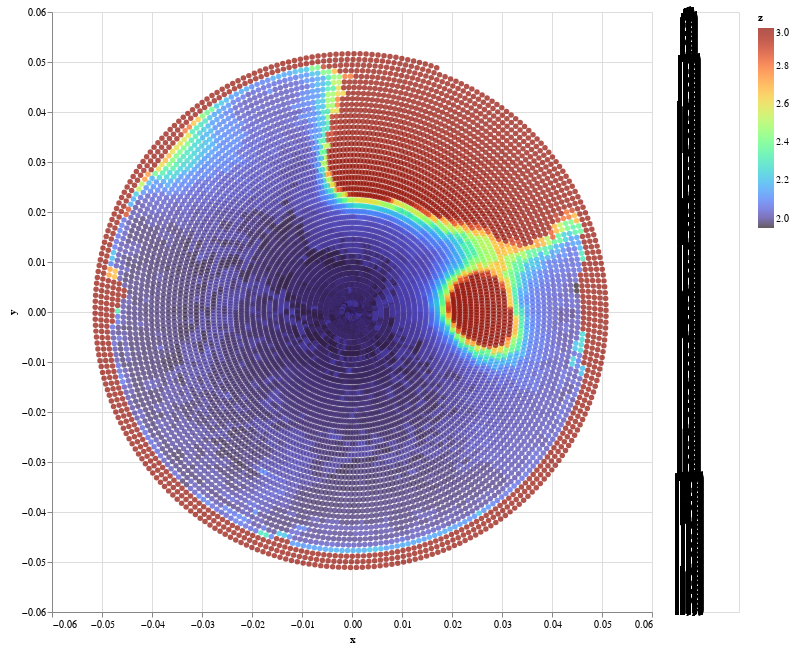

The notebook cell saved with this chart:
### Markdown cell above
### Generate plot

### Code cell
#| column: screen-inset-right
# 4. Rank_text
interval = alt.selection_interval()
rank_text = alt.Chart(df).mark_text(dx=20, dy=-5, align='left').encode(
    x=alt.value(10),  # x position of the text
    y=alt.value(10),  # y position of the text
    text=alt.condition(
        interval,
        alt.Text('index:Q', format='.2f'),  # display 'x' column for selected points
        alt.value('')  # display empty string for unselected points
    ),
    color=alt.value('black'), # color of the text
    fontSize = 5
)

# 5. Wafer plot
wafer_plot_b = alt.Chart(df).mark_circle().encode(
    x='x:Q', y='y:Q',
    color=alt.condition(
        interval,
        alt.Color('z:Q', scale=alt.Scale(scheme='turbo')),
        alt.value('lightgray')
    ),
    tooltip=['x', 'y', 'z', 'index']
).properties(height=600, width=600).add_selection(interval)

# create a table with the selected points
selected_points_table = alt.Chart(df).transform_filter(
    interval
).mark_text().encode(
    x=alt.value(0),
    y=alt.Y('row_number:O', axis=None),
    text='index:Q',
).transform_window(
    row_number='row_number()'
).properties(
    height=600,
    width=50
)

# vertically concatenate the two charts
alt.hconcat(wafer_plot_b, selected_points_table)

### Figure 1 — Vega-Lite specification as saved in the notebook (floating-point values rounded to 4 significant figures; data arrays with more than 128 entries replaced by an {"elided": "..."} marker saying what was removed)
{"config": {"view": {"continuousWidth": 400, "continuousHeight": 300}}, "hconcat": [{"mark": "circle", "encoding": {"color": {"condition": {"field": "z", "scale": {"scheme": "turbo"}, "type": "quantitative", "selection": "selector016"}, "value": "lightgray"}, "tooltip": [{"field": "x", "type": "quantitative"}, {"field": "y", "type": "quantitative"}, {"field": "z", "type": "quantitative"}, {"field": "index", "type": "quantitative"}], "x": {"field": "x", "type": "quantitative"}, "y": {"field": "y", "type": "quantitative"}}, "height": 600, "selection": {"selector016": {"type": "interval"}}, "width": 600}, {"mark": "text", "encoding": {"text": {"field": "index", "type": "quantitative"}, "x": {"value": 0}, "y": {"axis": null, "field": "row_number", "type": "ordinal"}}, "height": 600, "transform": [{"filter": {"selection": "selector016"}}, {"window": [{"op": "row_number", "field": "", "as": "row_number"}]}], "width": 50}], "data": {"name": "data-4d3052ca2267e5c501d6803d50403391"}, "$schema": "https://vega.github.io/schema/vega-lite/v4.17.0.json", "datasets": {"data-4d3052ca2267e5c501d6803d50403391": {"elided": "12902 records"}}}
